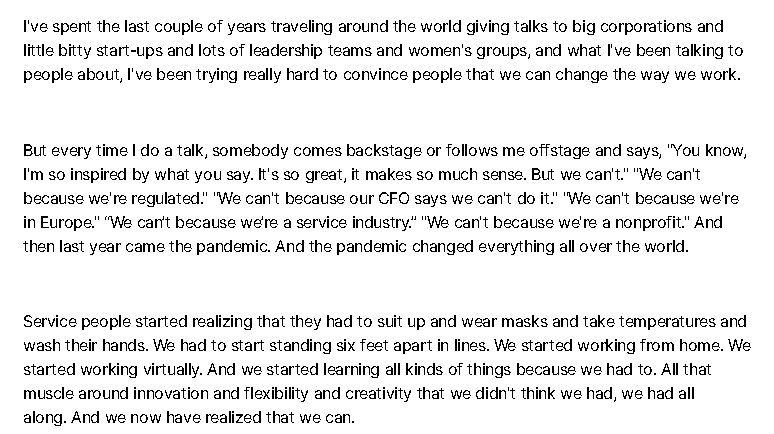
#> input picture image/eng_ocr_3.png, 774 x 434 px
$ python -i words.py   (imports and definitions only)   (older library calls are emulated)
#> lines starting #> are read from the running program, lines starting #| are printed output that depends on the picture; after the words box and inside, x2 and y2 are one past the last pixel; in counts of white or black regions, pixels touching at a corner belong together
#> further down, picture is the input picture: shape (434, 774, 3); values 51 (black) and 255 (white), 91.3% white; black in thin lines or dots, all inside (x1, y1, x2, y2) = (23, 20, 751, 426)
### segmentation/utils.py
import numpy as np
import cv2

min_height = 400

# [5 lines left out: function implt, not called in this run]

def resize(img, height=min_height, allways=False):
    """Resize image to given height."""
    min_height = img.shape[0]
    # print(img.shape[1], img.shape[0])
    if (img.shape[0] > height or allways):
        rat = height / img.shape[0]
        return cv2.resize(img, (int(rat * img.shape[1]), height))

    return img

def ratio(img, height=min_height):
    """Getting scale ratio."""
    return img.shape[0] /height

# [12 lines left out: function img_extend, not called in this run]

### words.py
# -*- coding: utf-8 -*-

import numpy as np
import cv2
from utils import *


def detection(image, join=False):
    """Detecting the words bounding boxes.
    Return: numpy array of bounding boxes [x, y, x+w, y+h]
    """
#> called with join = False
    # Preprocess image for word detection
    blurred = cv2.GaussianBlur(image, (5, 5), 18)
    edge_img = _edge_detect(blurred)
    ret, edge_img = cv2.threshold(edge_img, 50, 255, cv2.THRESH_BINARY)
    bw_img = cv2.morphologyEx(edge_img, cv2.MORPH_CLOSE,
                              np.ones((15, 15), np.uint8))

    return _text_detect(bw_img, image, join)


# [22 lines left out: function sort_words, not called in this run]


def _edge_detect(im):
    """
    Edge detection using sobel operator on each layer individually.
    Sobel operator is applied for each image layer (RGB)
    """
    return np.max(np.array([_sobel_detect(im[:, :, 0]),
                            _sobel_detect(im[:, :, 1]),
                            _sobel_detect(im[:, :, 2])]), axis=0)


def _sobel_detect(channel):
    """Sobel operator."""
    sobel_x = cv2.Sobel(channel, cv2.CV_16S, 1, 0)
    sobel_y = cv2.Sobel(channel, cv2.CV_16S, 0, 1)
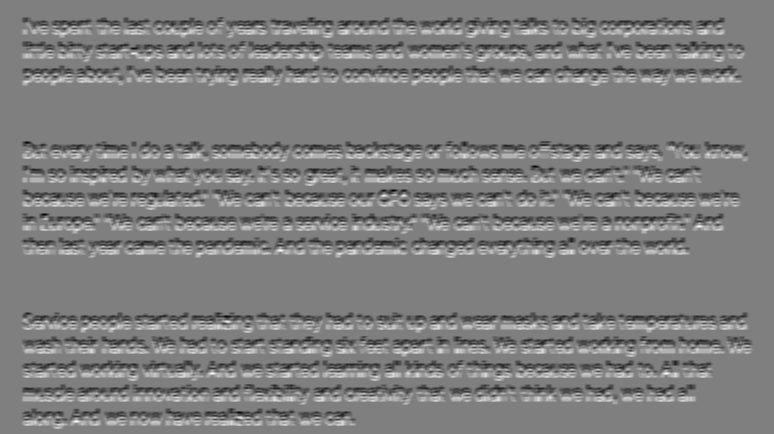
#> sobel_y: shape (434, 774) int16; min -324, max 326, mean 0; drawn with min black and max white
    sobel = np.hypot(sobel_x, sobel_y)
    sobel[sobel > 255] = 255
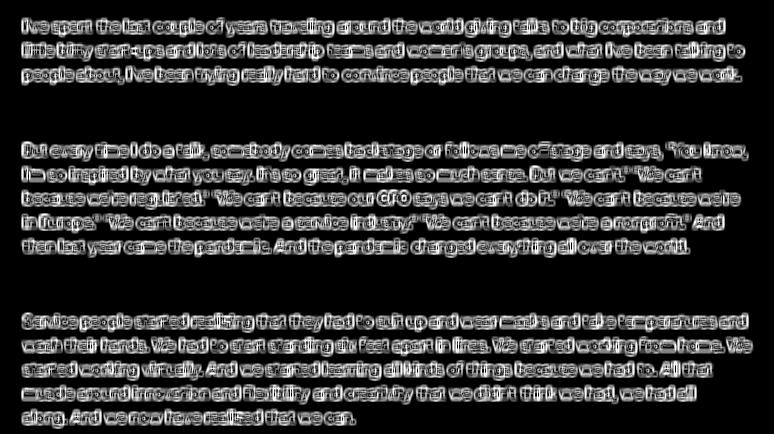
#> sobel: shape (434, 774) float32; min 0, max 255, mean 48.1
    return np.uint8(sobel)
#> in detection, `ret, edge_img = cv2.threshold(edge_img, 50, 255, cv2.THRESH_BINARY)`:
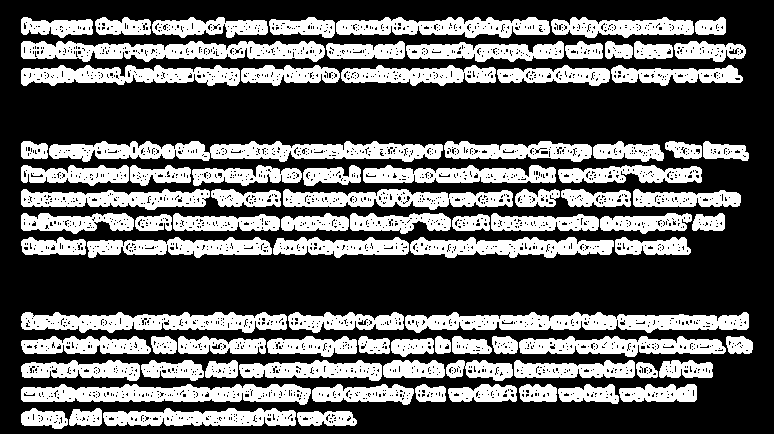
#> edge_img: shape (434, 774); 35.7% white; 85 white regions, largest, box (x1, y1, x2, y2) and area: (49, 141, 443, 162) 5342, (405, 312, 749, 333) 4750, (21, 41, 325, 62) 4256
#> in detection, `bw_img = cv2.morphologyEx(edge_img, cv2.MORPH_CLOSE, np.ones((15, 15),..`: bw_img: shape (434, 774); 57.5% white; 1 black region, box (x1, y1, x2, y2) and area: (0, 0, 774, 434) 142801


# [42 lines left out: functions union, _intersect, _group_rectangles, not called in this run]


def _text_detect(img, image, join=False):
    """Text detection using contours."""
#> called with join = False
    small = resize(img, 1000)

    # Finding contours
    kernel = np.ones((5, 30), np.uint16)
    img_dilation = cv2.dilate(small, kernel, iterations=1)
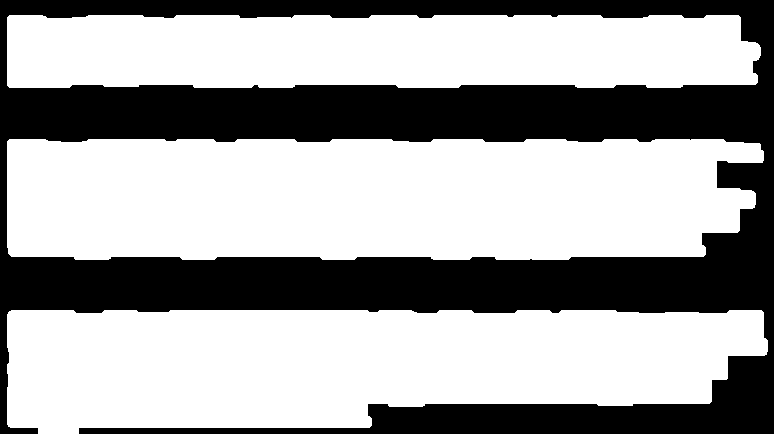
#> img_dilation: shape (434, 774); 64.2% white; 1 black region

    im2, cnt, hierarchy = cv2.findContours(np.copy(small),
                                           cv2.RETR_TREE,
                                           cv2.CHAIN_APPROX_SIMPLE)
#> cnt = 3 contours; box (x1, y1, x2, y2) and area: (21, 141, 749, 258) 76754, (21, 312, 753, 434) 68882, (21, 17, 746, 86) 44969
    index = 0
    boxes = []
    # Go through all contours in top level
    while index >= 0:
        x, y, w, h = cv2.boundingRect(cnt[index])
        cv2.drawContours(img_dilation, cnt, index, (255, 255, 255), cv2.FILLED)
        mask_roi = img_dilation[y:y + h, x:x + w]
        # Ratio of white pixels to area of bounding rectangle
        r = cv2.countNonZero(mask_roi) / (w * h)

        # Limits for text
        if (r > 0.1
                and 1600 > w > 15
                and 1600 > h > 15
                and h / w < 10
                and w / h < 10
                and (60 // h) * w < 1600):
            boxes += [[x, y, w, h]]

        index = hierarchy[0][index][0]
#> this loop made 3 passes
#> (y, w, h, r, boxes, index) on passes 1 to 2: (312, 732, 122, 0.833, [[21, 312, 732, 122]], 1), (141, 728, 117, 0.967, [[21, 312, 732, 122], [21, 141, 728, 117]], 2)
#> (y, w, h, r, index) on pass 3: (17, 725, 69, 0.986, -1)
#> pass 1, in _text_detect, `mask_roi = img_dilation[y:y + h, x:x + w]`:
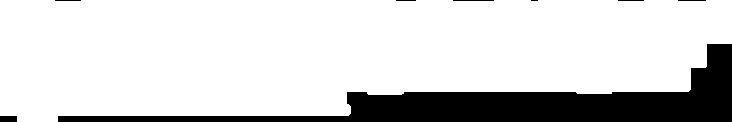
#> mask_roi: shape (122, 732); 83.3% white; 8 black regions (1 under 20 px), largest, box (x1, y1, x2, y2) and area: (58, 44, 732, 122) 14651, (0, 116, 17, 122) 102, (453, 0, 494, 1) 41
#> pass 3, in _text_detect, `mask_roi = img_dilation[y:y + h, x:x + w]`:
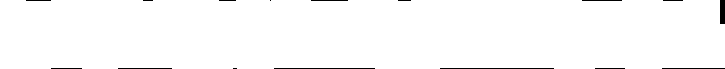
#> mask_roi: shape (69, 725); 98.6% white; black in thin lines or dots

    if join:
        # Need more work
        boxes = _group_rectangles(boxes)

    # image for drawing bounding boxes
    small = cv2.cvtColor(small, cv2.COLOR_GRAY2RGB)
    bounding_boxes = np.array([0, 0, 0, 0])
    for (x, y, w, h) in boxes:
        # image = resize(image, 1000)
        # cv2.rectangle(image, (x, y), (x + w, y + h), (153, 50, 204), 2)  # color code:darkorchid
        # bounding_boxes = np.vstack((bounding_boxes,
        #                             np.array([x, y, x + w, y + h])))

        cv2.rectangle(small, (x, y), (x + w, y + h), (153, 50, 204), 2)  # color code:darkorchid
        bounding_boxes = np.vstack((bounding_boxes,
                                    np.array([x, y, x + w, y + h])))
#> this loop made 2 passes
#> (x, y, w, h, bounding_boxes) on passes 1 to 2: (21, 312, 732, 122, [[0, 0, 0, 0], [21, 312, 753, 434]]), (21, 141, 728, 117, [[0, 0, 0, 0], [21, 312, 753, 434], [21, 141, 749, 258]])
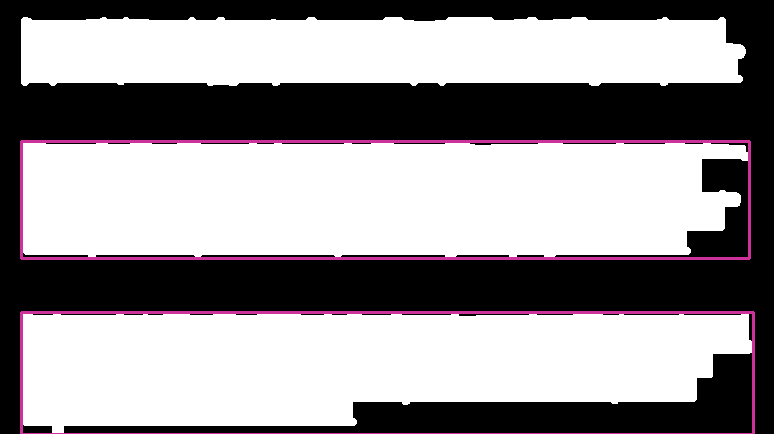
#> small: shape (434, 774, 3); mean B, G, R 149.9, 147.2, 151.2

    # implt(small, t='Bounding Boxes')

    boxes = bounding_boxes.dot(ratio(image, small.shape[0])).astype(np.int64)
#> boxes = [[0, 0, 0, 0], [21, 312, 753, 434], [21, 141, 749, 258]]
    return boxes[1:]

>>> import cv2
>>> picture = cv2.imread('image/eng_ocr_3.png')
>>> result = detection(picture)
#> result = [[21, 312, 753, 434], [21, 141, 749, 258]]
